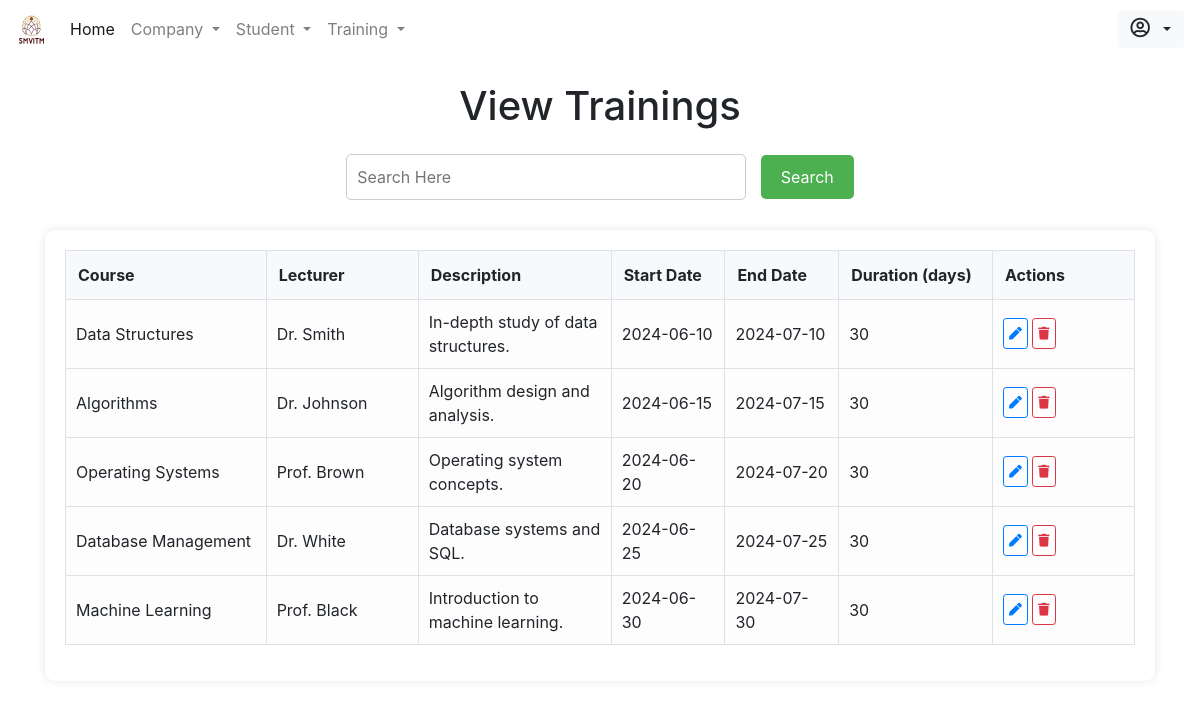
/admin/viewtraining.php, run on an earlier commit of the app's database.
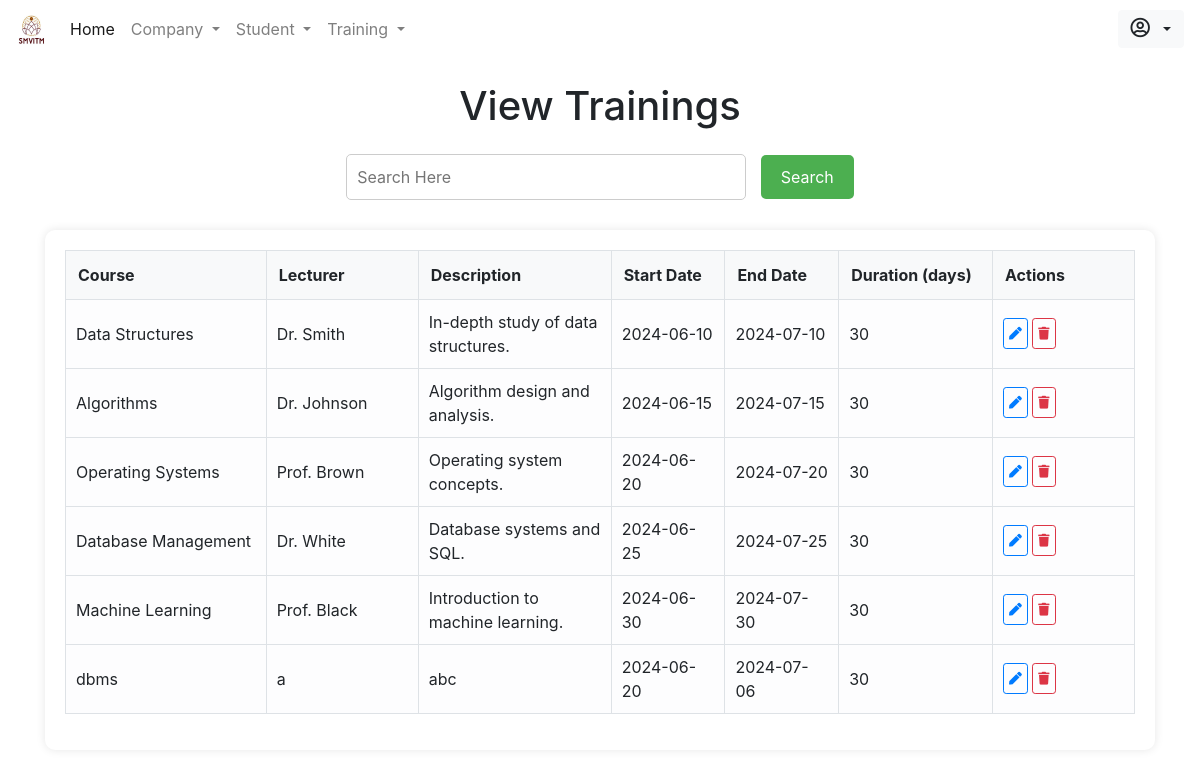
And on a later commit of the database.
### tables this page shows
CREATE TABLE `training` (
  `course` varchar(255) NOT NULL,
  `lecturer` varchar(255) NOT NULL,
  `description` text NOT NULL,
  `start_date` date NOT NULL,
  `end_date` date NOT NULL,
  `duration` int(11) NOT NULL
);

### admin/viewtraining.php (the view, shortened to what this page needs)
<!DOCTYPE html>
<html lang="en">
<head>
    <?php include_once 'includes/head.php' ?>
</head>
<body>
    <?php include_once 'includes/nav.php' ?>
    <div class="container" style="z-index: 2;">
        <h1 class="form-row justify-content-center mt-4">View Trainings</h1>
        <div class="search-container mt-4">
            <form method="GET">
                <input type="text" name="search" placeholder="Search Here">
                <button type="submit">Search</button>
            </form>
        </div>
        <div class="table-container">
            <div class="table-responsive">
                <table class="table table-hover table-borderless table-light">
                    <thead>
                        <tr>
                            <th scope="col">Course</th>
                            <th scope="col">Lecturer</th>
                            <th scope="col">Description</th>
                            <th scope="col">Start Date</th>
                            <th scope="col">End Date</th>
                            <th scope="col">Duration (days)</th>
                            <th scope="col">Actions</th>
                        </tr>
                    </thead>
                    <tbody>
                        <?php
                        include_once 'includes/db.inc.php';
                        if (isset($_GET['search'])) {
                            $search = mysqli_real_escape_string($conn, $_GET['search']);
                            $sql = "SELECT * FROM training WHERE course LIKE '%$search%' OR lecturer LIKE '%$search%' OR description LIKE '%$search%';";
                        } else {
                            $sql = "SELECT * FROM training;";
                        }
                        $res = mysqli_query($conn, $sql);
                        $rescheck = mysqli_num_rows($res);
                        if ($rescheck > 0) {
                            while ($row = mysqli_fetch_assoc($res)) {
                                echo '<tr>';
                                echo '<td>' . $row['course'] . '</td>';
                                echo '<td>' . $row['lecturer'] . '</td>';
                                echo '<td>' . $row['description'] . '</td>';
                                echo '<td>' . $row['start_date'] . '</td>';
                                echo '<td>' . $row['end_date'] . '</td>';
                                echo '<td>' . $row['duration'] . '</td>';
                                ?>
                                <td>
                                    <a href="edittraining.php?edit=<?php echo $row['course']; ?>" class="btn btn-sm btn-outline-primary" name="edit"><i class="fas fa-pen"></i></a>
                                    <a href="php/crud.php?delete=<?php echo $row['course']; ?>" class="btn btn-sm btn-outline-danger" name="delete"><i class="fas fa-trash"></i></a>
                                </td>
                                <?php
                                echo '</tr>';
                            }
                        } else {
                            echo '<tr><td colspan="7" class="no-trainings">No trainings found.</td></tr>';
                        }
                        ?>
                    </tbody>
                </table>
            </div>
        </div>
    </div>
</body>
</html>

What changed in the data, as far as the page shows it:
added training: course "dbms", lecturer "a", description "abc", start_date "2024-06-20", end_date "2024-07-06", duration "30"
